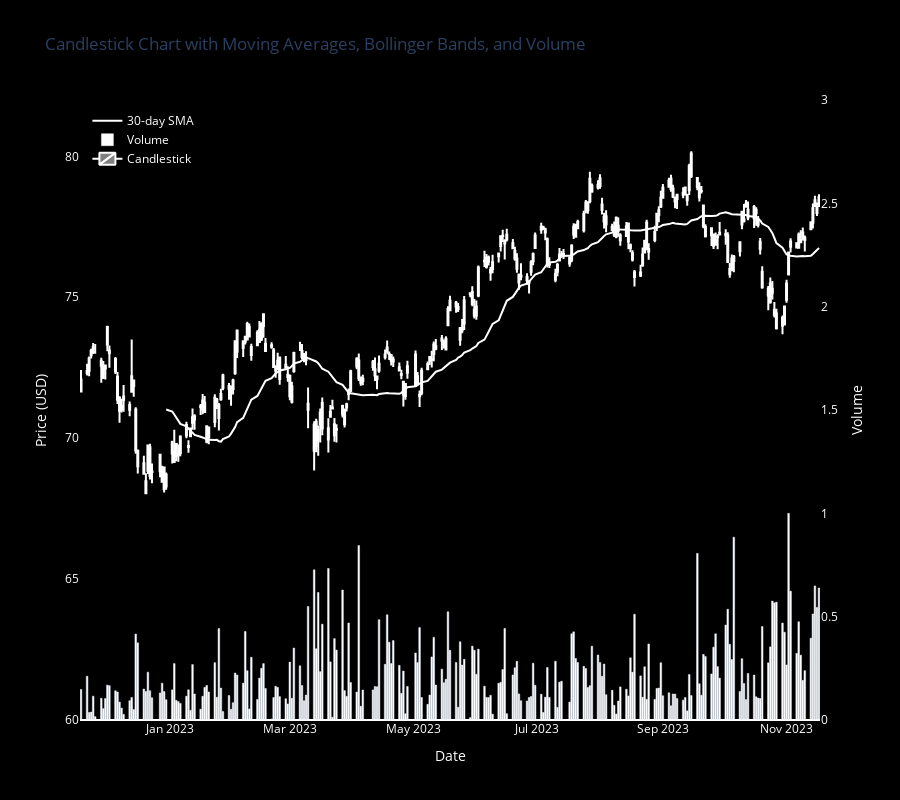

Source (notebook cell):
### Code cell
build_black_white_ohlc(iwda, 60, 82)

### Figure 1 — Plotly figure (JSON) as saved in the notebook; plotly's stock layout.template omitted (floating-point values rounded to 4 significant figures; data arrays with more than 128 entries replaced by an {"elided": "..."} marker saying what was removed)
{"data": [{"line": {"color": "white"}, "mode": "lines", "name": "30-day SMA", "type": "scatter", "x": {"elided": "257 str values"}, "y": {"elided": "257 float values"}}, {"marker": {"color": "white"}, "name": "Volume", "type": "bar", "x": {"elided": "257 str values"}, "y": {"elided": "257 float values"}, "yaxis": "y2"}, {"close": {"elided": "257 float values"}, "decreasing": {"line": {"color": "white"}}, "high": {"elided": "257 float values"}, "increasing": {"line": {"color": "white"}}, "low": {"elided": "257 float values"}, "name": "Candlestick", "open": {"elided": "257 float values"}, "type": "candlestick", "x": {"elided": "257 str values"}}], "layout": {"height": 800, "legend": {"font": {"color": "white"}, "x": 0.01, "xanchor": "left", "y": 0.99, "yanchor": "top"}, "paper_bgcolor": "black", "plot_bgcolor": "black", "title": {"text": "Candlestick Chart with Moving Averages, Bollinger Bands, and Volume"}, "xaxis": {"rangeslider": {"visible": false}, "tickfont": {"color": "white"}, "title": {"font": {"color": "white"}, "text": "Date"}}, "yaxis": {"range": [60, 82], "showgrid": false, "tickfont": {"color": "white"}, "title": {"font": {"color": "white"}, "text": "Price (USD)"}}, "yaxis2": {"overlaying": "y", "range": [0, 3], "showgrid": false, "side": "right", "tickfont": {"color": "white"}, "title": {"font": {"color": "white"}, "text": "Volume"}}}}
